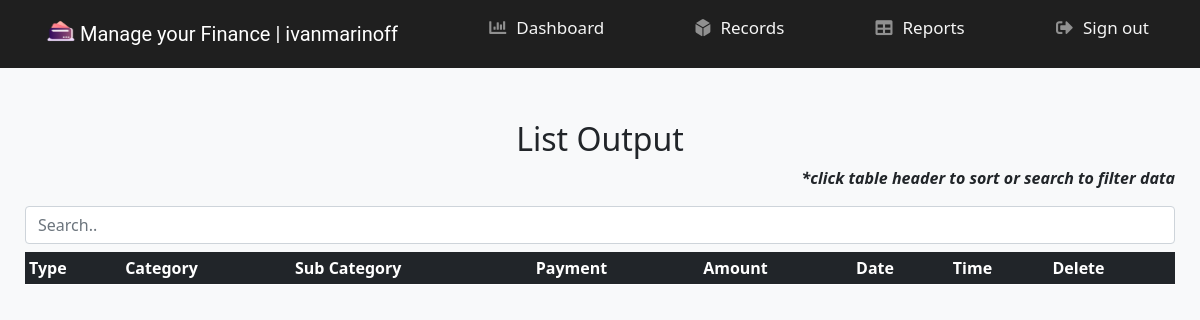
Page /reports/1/ (signed in) on the earlier database version.
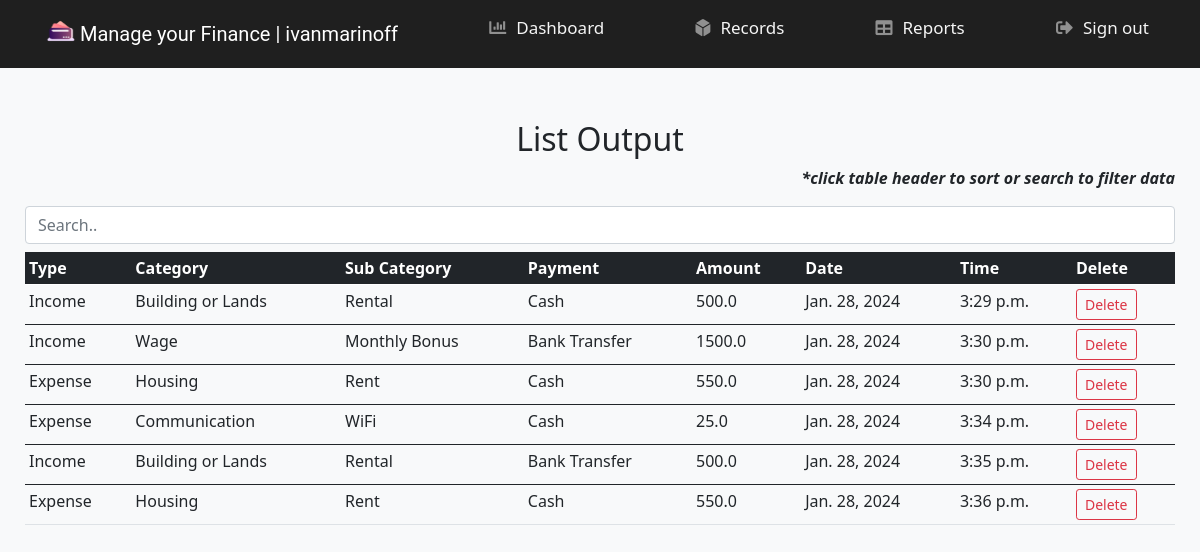
Same page on the later database version.
### wallet_app/users/models.py (models this page shows)
class User(auth_models.AbstractUser):
    username = models.CharField(
        max_length=30,
        blank=True,
        null=True,
        unique=True,
    )
    email = models.EmailField(
        unique=True,
        validators=[validate_email],
    )

### wallet_app/wallet/models.py (models this page shows, shortened)
class RecordModel(models.Model):
    type = models.CharField(max_length=40)
    category = models.CharField(max_length=40, default=None)
    sub_category = models.CharField(max_length=40, default=None)
    payment = models.CharField(max_length=40)
    amount = models.FloatField()
    date = models.DateField(
        auto_now_add=True
    )
    time = models.TimeField(
        auto_now_add=True
    )
    user = models.ForeignKey(
        to=UserModel,
        on_delete=models.CASCADE,
        null=True,
    )

### wallet_app/wallet/views.py (the view)
# urls.py: path('reports/<int:pk>/', ReportsView.as_view(), name='reports'),
class ReportsView(CustomLoginRequiredMixin, ErrorRedirectMixin, View):
    template_name = "reports.html"
    def get(self, request, pk):
        user = get_object_or_404(User, pk=pk)
        posts = RecordModel.objects.all().filter(user=user).order_by("-date")
        context = {"posts": posts}
        return render(request, self.template_name, context)

### wallet_app/users/mixins.py (called while the page is built)
    def dispatch(self, request, *args, **kwargs):
        if not request.user.is_authenticated or request.user != self.get_user(request, *args, **kwargs):
            return self.handle_no_permission()
        elif request.user.pk != kwargs.get('pk'):
            raise Http404("You don't have permission to access this page.")
        return super().dispatch(request, *args, **kwargs)

    def get_user(self, request, *args, **kwargs):
        return request.user

    def dispatch(self, request, *args, **kwargs):
        if not self.request.user.is_authenticated:
            return self.handle_no_permission()
        return super().dispatch(request, *args, **kwargs)

### templates/reports.html (shortened to what this page needs)
{% extends 'main.html' %}
{% load static %}
{% block content %}
    <div class="text-center mb-2">
        <h2> List Output </h2>
    </div>
    <p class="text-end fst-italic fw-bold">*click table header to sort or search to filter data</p>
    <input class="form-control mb-2" id="input" type="text" placeholder="Search..">
    <div class="table-responsive">
        <table id="reports" class="table table-hover table-sm">
            <thead>
            <tr>
                <th class="table-dark" scope="col" onclick="sortTable(0)">Type</th>
                <th class="table-dark" scope="col" onclick="sortTable(1)">Category</th>
                <th class="table-dark" scope="col" onclick="sortTable(2)">Sub Category</th>
                <th class="table-dark" scope="col" onclick="sortTable(3)">Payment</th>
                <th class="table-dark" scope="col" onclick="sortTable(4)">Amount</th>
                <th class="table-dark" scope="col" onclick="sortTable(5)">Date</th>
                <th class="table-dark" scope="col" onclick="sortTable(6)">Time</th>
                <th class="table-dark" scope="col">Delete</th>
            </tr>
            </thead>
        <tr>
            {% for post in posts %}
                {% if post %}
            <tbody id="table">
            <td>{{ post.type }}</td>
            <td>{{ post.category }}</td>
            <td>{{ post.sub_category }}</td>
            <td>{{ post.payment }}</td>
            <td>{{ post.amount }}</td>
            <td>{{ post.date }}</td>
            <td>{{ post.time }}</td>
            <td><a class="btn btn-outline-danger btn-sm" href="{% url 'delete' pk=request.user.pk id=post.id %}">Delete</a></td>
            </tr>
            </tbody>
            {% endif %}
            {% endfor %}
        </table>
    </div>
{% endblock %}

### templates/main.html (shortened to what this page needs)
{% load static %}
<!DOCTYPE html>
<html lang="en">
<head>
    <link href="{% static 'css/bootstrap.min.css' %}" rel="stylesheet">
    <link href="{% static 'css/main.css' %}" rel="stylesheet" type="text/css">
    <link rel="stylesheet" href="https://use.fontawesome.com/releases/v5.15.1/css/all.css"
>
</head>
<body>
<nav class="navbar fixed-top navbar-custom" id="navbar">
    <div class="container-fluid">
        <a class="navbar-brand" href="{% url 'dashboard' pk=request.user.pk %}">
            <img src="{% static 'images/wallet.png' %}" id="logo" alt="" width="30" height="24"
                 class="d-inline-block align-top">
            Manage your Finance | {{ request.user }}
        </a>
        <h1 class="nav-link active"><a href="{% url 'dashboard' pk=request.user.pk %}"><i
                class="fas fa-chart-bar nav-icon"></i>Dashboard</a></h1>
        <h1 class="nav-link active"><a href="{% url 'records' pk=request.user.pk %}"><i
                class="fas fa-dice-d6 nav-icon"></i>Records</a></h1>
        <h1 class="nav-link active"><a href="{% url 'reports' pk=request.user.pk %}"><i
                class="fas fa-table nav-icon"></i>Reports</a></h1>
        <ul class="navbar-nav px-3 flex-row-reverse">
            <li class="nav-item text-nowrap">
                <h1 class="nav-link active"><a href="{% url 'logout' %}"><i
                        class="fas fa-sign-out-alt nav-icon"></i>Sign out</a></h1>
            </li>
        </ul>
    </div>
</nav>
<div class="container-fluid"><br><br><br><br><br>
    {% block content %}
    {% endblock %}
</div>
</body>
</html>

### static/css/main.css (style rules this page uses)
.container-fluid { padding-left: 25px; padding-right: 25px; }
.navbar-brand { margin-left: 10px; font-family: 'Roboto', sans-serif; text-decoration: none; color: white; }
.navbar-custom { background-color: #1F1F1F; color: #f5f5f5; font-size: 17px; padding: 5px 10px; text-decoration: none; }
.nav-icon { padding-right: 10px; color: #909090; }
.nav-link { display: flex; height: 50px; }
.nav-link a { color: #f5f5f5; font-size: 17px; float: left; padding: 5px 0px; text-decoration: none; }

Differences in the rows shown:
added RecordModel: type "Income", category "Building or Lands", sub_category "Rental", payment "Cash", amount "500.0", date "Jan. 28, 2024", time "3:29 p.m."
added RecordModel: type "Income", category "Wage", sub_category "Monthly Bonus", payment "Bank Transfer", amount "1500.0", date "Jan. 28, 2024", time "3:30 p.m."
added RecordModel: type "Expense", category "Housing", sub_category "Rent", payment "Cash", amount "550.0", date "Jan. 28, 2024", time "3:30 p.m."
added RecordModel: type "Expense", category "Communication", sub_category "WiFi", payment "Cash", amount "25.0", date "Jan. 28, 2024", time "3:34 p.m."
added RecordModel: type "Income", category "Building or Lands", sub_category "Rental", payment "Bank Transfer", amount "500.0", date "Jan. 28, 2024", time "3:35 p.m."
added RecordModel: type "Expense", category "Housing", sub_category "Rent", payment "Cash", amount "550.0", date "Jan. 28, 2024", time "3:36 p.m."
